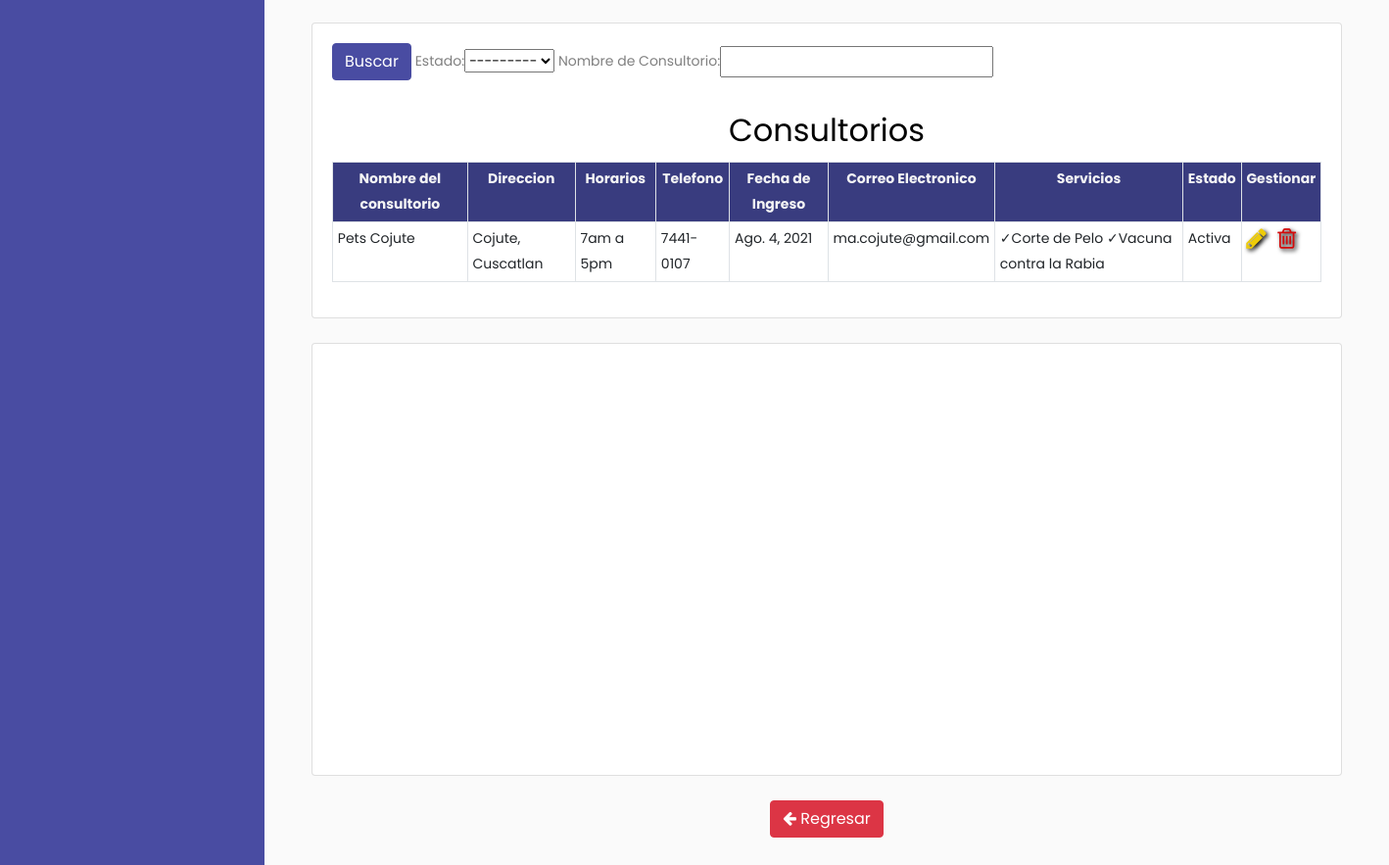
/listar_consultorio/2/ (signed in, lower part), run on an earlier commit of the app's database.
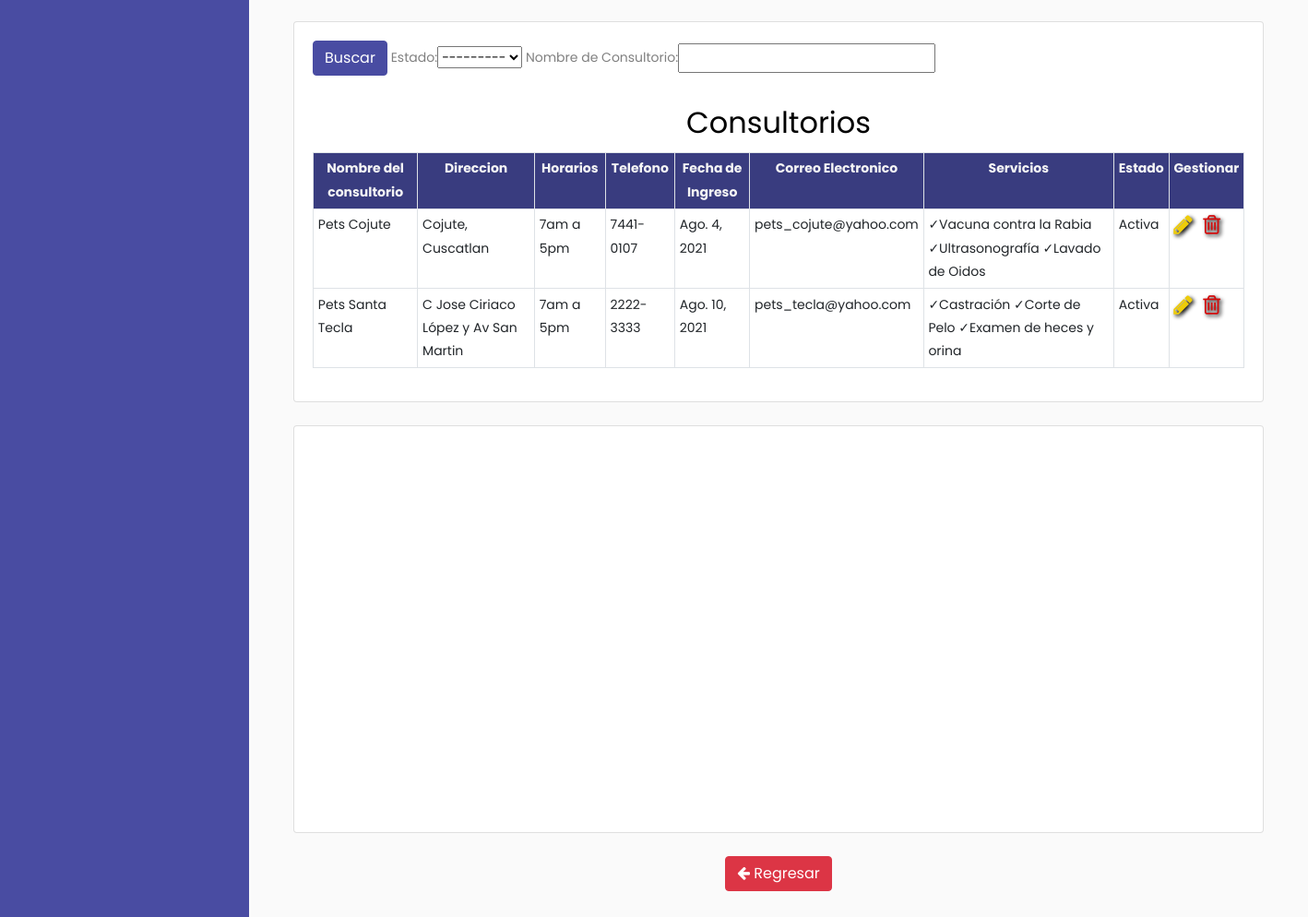
And on a later commit of the database.
### Veterinaria/models.py (models this page shows, shortened)
class Consultorio(models.Model):
    clinica = models.ForeignKey('Clinica', on_delete = models.CASCADE)
    nombre = models.CharField(max_length=60)
    direccion = models.TextField()
    longitud = models.FloatField(blank=True, null=True)
    latitud = models.FloatField(blank=True, null=True)
    correoElectronico = models.CharField(max_length=200, null=True)
    horarios = models.CharField(max_length=50)
    telefono = models.CharField(max_length=9, validators=[formato_Telefono])
    servicios = models.ManyToManyField('Servicio')
    fechaIngreso = models.DateField(auto_now_add=True, null=True)
    ESTADO = (('Activa','Activa'),('Inactiva', 'Inactiva'))
    estado = models.CharField(max_length=10, choices=ESTADO, default="Activa")

class Servicio(models.Model):
    idServicio = models.IntegerField(primary_key=True)
    nombreServicio = models.CharField(max_length=50, validators=[solo_Letras])
    descServicio = models.CharField(max_length=200)
    catServicio = models.CharField(max_length=30)
    ESTADOServicio = (('Activa', 'Activa'),('Inactiva','Inactiva'))
    estadoServicio = models.CharField(max_length=10, choices=ESTADOServicio, default="Activa")
    def __str__(self):
        return self.nombreServicio

### Veterinaria/views.py (the view)
# urls.py: path('listar_consultorio/<id>/',listar_consultorio, name="listar_consultorio"),
@login_required
def listar_consultorio(request,id):
    clinica = Clinica.objects.get(id=id)
    consultorios = clinica.consultorio_set.all()
    empleados = clinica.empleado_set.all()
    filter = ConsultorioFilter(request.GET, queryset=consultorios)
    consultorios = filter.qs
    filter2 = EmpleadoFilter(request.GET, queryset=empleados)
    empleados = filter2.qs
    data = {
        'clinica' : clinica,
        'consultorios' : consultorios,
        'filter' : filter,
        'filter2' : filter2,
        'empleados' : empleados
    }
    return render(request, 'consultorio/listarConsultorio.html', data)

### Veterinaria/templates/consultorio/listarConsultorio.html (shortened to what this page needs)
{% extends 'base.html'%}
{% block content %}
<div class="row">
	<div class="col-md">
		<div class="card card-body">
			<form method="GET">
				<button class="btn btn-primary" type="submit">Buscar</button>
				{{filter.form}}
			  </form>&nbsp;&nbsp;
			<h2 align ="center">Consultorios</h2>
			<table class="table table-bordered table-sm">
				<tr style="text-align: center; background-color: #393c7f; color:whitesmoke;" >
					<th>Nombre del consultorio</th>
					<th>Direccion</th>
					<th>Horarios</th>
					<th>Telefono</th>
					<th>Fecha de Ingreso</th>
					<th>Correo Electronico</th>
					<th>Servicios</th>
					<th>Estado</th>
					<th>Gestionar</th>
				</tr>
				{% for consultorio in consultorios %}
				<tr>
					<td>{{ consultorio.nombre }}</td>
					<td>{{ consultorio.direccion}}</td>
					<td>{{ consultorio.horarios }}</td>
					<td>{{ consultorio.telefono }}</td>
					<td>{{ consultorio.fechaIngreso }}</td>
					<td>{{ consultorio.correoElectronico }}</td>
					<td>{% for serv in consultorio.servicios.all %}  ✓{{ serv}}{% endfor %}</td>
					<td>{{ consultorio.estado }}</td>
					<td> <a href="{% url 'modificar_consultorio' consultorio.id %}"><i class="fa fa-pencil fa-2x" aria-hidden="true" style="font-size:24px;color:rgb(238, 204, 9);text-shadow:2px 2px 4px #000000;"></i></a>&nbsp;&nbsp;
						<a href="#" onclick="eliminarConsultorio({{ consultorio.id }})"><i class="fa fa-trash-o fa-2x" aria-hidden="true" style="font-size:24px;color:rgb(212, 10, 10);text-shadow:2px 2px 4px #000000;"></i></a>
				   </td>
				</tr>
				{% endfor %}
			</table>
		</div>
	</div>
</div>
<br>
<div class="row">
	<div class="col">
		<div class="card card-body">
			<div id='map' style='width: 1000px; height: 400px; margin:0px auto;'></div>
		</div>
	</div>
</div>
<br>
<div class="d-flex justify-content-center">
    <a class="btn btn-danger" href="{% url 'listar_clinica' %}"><i class="fa fa-arrow-left" aria-hidden="true"></i> Regresar</a>
</div>
{% endblock content%}

### Veterinaria/templates/base.html (shortened to what this page needs)
<!doctype html>
<html lang="en">
  <head>
	<link rel="stylesheet" href="https://cdnjs.cloudflare.com/ajax/libs/select2/4.0.13/css/select2.min.css" />
    <link rel="stylesheet" href="https://cdn.jsdelivr.net/bxslider/4.2.12/jquery.bxslider.css">
	<link rel="stylesheet" href="https://stackpath.bootstrapcdn.com/font-awesome/4.7.0/css/font-awesome.min.css">
    {% load static %}
	<link rel="stylesheet" href="{% static 'css/style.css' %}">
    <link href='https://api.mapbox.com/mapbox-gl-js/v2.3.1/mapbox-gl.css' rel='stylesheet' />
  </head>
  <body>
		{% block navbar %}
		<div class="wrapper d-flex align-items-stretch">
			<nav id="sidebar">
    	</nav>
        {% endblock navbar%}
      <div id="content" class="p-4 p-md-5 pt-5">
	  {% block content %}{% endblock content%}
  </body>
</html>

What changed in the data, as far as the page shows it:
changed Consultorio "Pets Cojute": correoElectronico "ma.cojute@gmail.com" → "pets_cojute@yahoo.com"; loses Servicio (nombreServicio "Corte de Pelo")
added Servicio: nombreServicio "Ultrasonografía", shown under Consultorio "Pets Cojute"
added Servicio: nombreServicio "Lavado de Oidos", shown under Consultorio "Pets Cojute"
added Consultorio: nombre "Pets Santa Tecla", direccion "C Jose Ciriaco López y Av San Martin", horarios "7am a 5pm", telefono "2222-3333", fechaIngreso "Ago. 10, 2021", correoElectronico "pets_tecla@yahoo.com", estado "Activa", Servicio (nombreServicio "Corte de Pelo")
now on this page (row unchanged): Servicio: nombreServicio "Castración", shown under "Pets Santa Tecla"
added Servicio: nombreServicio "Examen de heces y orina", shown under "Pets Santa Tecla"
